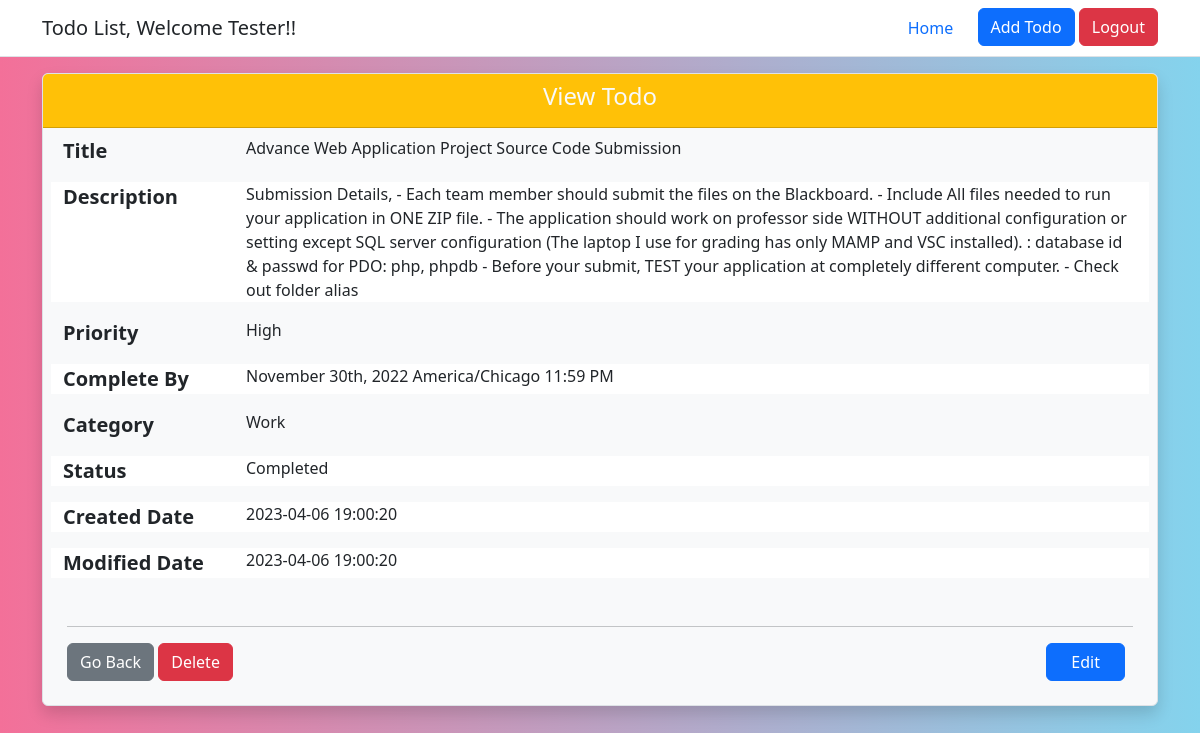
Page /controller/view_todo.php?id=1 (signed in) on the committed database.
### tables this page shows
CREATE TABLE todos (
  todo_id int(10) NOT NULL AUTO_INCREMENT,
  title varchar(150) NOT NULL,
  description text,
  priority varchar(10) DEFAULT 'Medium',
  category varchar(10) DEFAULT 'Personal',
  status varchar(15) NOT NULL DEFAULT 'Not Started',
  due_date datetime NOT NULL,
  user_id int(10) NOT NULL,
  created_date datetime NOT NULL DEFAULT CURRENT_TIMESTAMP,
  modified_date datetime NOT NULL DEFAULT CURRENT_TIMESTAMP ON UPDATE CURRENT_TIMESTAMP,
  PRIMARY KEY (todo_id),
  FOREIGN KEY (user_id) REFERENCES users(user_id)
);

### controller/view_todo.php (the view, shortened to what this page needs)
<?php
require_once "../includes/utility.php";
$msg = '';
if (isset($_SESSION['user_mail']) && isset($_SESSION['login_status']) && !empty($_SESSION['user_mail']) && $_SESSION['login_status'] === 'SUCCESS') {
    if (isset($_GET['id']) && !empty($_GET['id'])) {
        $todoId =  htmlentities($_GET["id"]);
        $userDetails = getUserDetails($_SESSION['user_mail']);
        if ($todoId && $userDetails) {
            $sql = "SELECT * FROM todos WHERE todo_id= :id AND user_id= :uid";
            $param = array(
                "id" => $todoId,
                "uid" => $userDetails['user_id'],
            );
            $result = executeQuery($sql, $param, "ONE");
        } else {
            $msg = ERROR_404_MSG . ' ' . INVALID_PARAM_MSG;
        }
    } else {
        $msg = ERROR_404_MSG;
    }
} else {
    $msg = NEED_TO_LOGIN_MSG;
    header("refresh:1;url=" . INDEX_PAGE_LOCATION);
}
?>
<!doctype html>
<html lang="en">
<head>
</head>
<body>
    <div id="viewContainer" class="container m-6">
        <div class="card bg-light rounded border shadow">
            <div class="card-header bg-warning text-center">
                <h4 class="card-title text-light">View Todo</h4>
            </div>
            <?php
            if ($result) {
            ?>
                <div class="m-2 row">
                    <div class="col-2">
                        <label for="title" class="fs-5 text-seoncdary fw-bold">Title </label>
                    </div>
                    <div class="col-10">
                        <output name="title" class="fs-6"><?php echo htmlentities($result['title']); ?></output>
                    </div>
                </div>
                <div class="m-2 row bg-white">
                    <div class="col-2">
                        <label for="description" class="fs-5 text-seoncdary fw-bold">Description</label>
                    </div>
                    <div class="col-10">
                        <output name="description" class="fs-6"><?php echo htmlentities($result['description']); ?></output>
                    </div>
                </div>
                <div class="m-2 row">
                    <div class="col-2">
                        <label for="priority" class="fs-5 text-seoncdary fw-bold">Priority </label>
                    </div>
                    <div class="col-10">
                        <output name="priority" class="fs-6"><?php echo htmlentities($result['priority']); ?></output>
                    </div>
                </div>
                <div class="m-2 row bg-white">
                    <div class="col-2">
                        <label for="duedate" class="fs-5 text-seoncdary fw-bold">Complete By</label>
                    </div>
                    <div class="col-10">
                        <output name="duedate" class="fs-6"><?php echo date("F jS, Y e h:i A", strtotime(htmlentities($result['due_date']))); ?></output>
                    </div>
                </div>
                <div class="m-2 row">
                    <div class="col-2">
                        <label for="category" class="fs-5 text-seoncdary fw-bold">Category</label>
                    </div>
                    <div class="col-10">
                        <output name="category" class="fs-6"><?php echo htmlentities($result['category']); ?></output>
                    </div>
                </div>
                <div class="m-2 row bg-white">
                    <div class="col-2">
                        <label for="status" class="fs-5 text-seoncdary fw-bold">Status</label>
                    </div>
                    <div class="col-10">
                        <output name="status" class="fs-6"><?php echo htmlentities($result['status']); ?></output>
                    </div>
                </div>
                <div class="m-2 row bg-white">
                    <div class="col-2">
                        <label for="createdon" class="fs-5 text-seoncdary fw-bold">Created Date</label>
                    </div>
                    <div class="col-10">
                        <output name="createdon" class="fs-6"><?php echo htmlentities($result['created_date']); ?></output>
                    </div>
                </div>
                <div class="m-2 row bg-white">
                    <div class="col-2">
                        <label for="createdon" class="fs-5 text-seoncdary fw-bold">Modified Date</label>
                    </div>
                    <div class="col-10">
                        <output name="createdon" class="fs-6"><?php echo htmlentities($result['modified_date']); ?></output>
                    </div>
                </div>
                <div class="card-body p-4">
                    <hr>
                    <div id="viewFooter" class="bg-light mt-3 clearfix">
                        <a href="<?php echo 'edit_todo.php?id=' . htmlentities($result['todo_id']); ?>" class="btn btn-primary float-end px-4 me-2">Edit</a>
                    </div>
                </div>
            <?php
            } else { ?>
                <div class="bg-danger m-auto w-75 text-center p-5 fw-bold fs-4">
                    <?php echo htmlentities($msg); ?>
                </div>
            <?php
            }
            ?>
        </div>
    </div>
</body>
</html>
<?php
die();
?>

### includes/utility.php (style rules this page uses)
body { min-width: 300px; background: linear-gradient(to right, #f37099, #84d3ed); }

### rows in the picture
todos: title "Advance Web Application Project Source Code Submission", description "Submission Details, - Each team member should submit the files on the Blackboard. - Include All files needed to run your application in ONE ZIP file. - The application should work on professor side WITHOUT additional configuration or setting except SQL server configuration (The laptop I use for grading has only MAMP and VSC installed). : database id & passwd for PDO: php, phpdb - Before your submit, TEST your application at completely different computer. - Check out folder alias", priority "High", due_date "November 30th, 2022 America/Chicago 11:59 PM", category "Work", status "Completed", created_date "2023-04-06 19:00:20", modified_date "2023-04-06 19:00:20"

### other values in the picture
$username "Tester"
